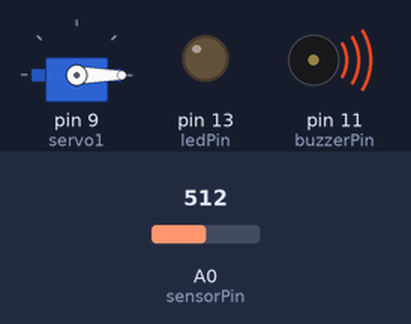
A sketch run on a simulated Arduino Uno, built with avr-gcc and run on an emulated ATmega328P. Shown: servo, output pins drawn as LEDs (lit = HIGH), buzzer (waves = sounding). Inputs (shaded band) come from the test bench; at power-on: A0 (sensorPin) = 512.

Above: at 1.2 s.
1.3 s: A0 (sensorPin) set to 310
2.8 s: A0 (sensorPin) set to 282
At 4.0 s:
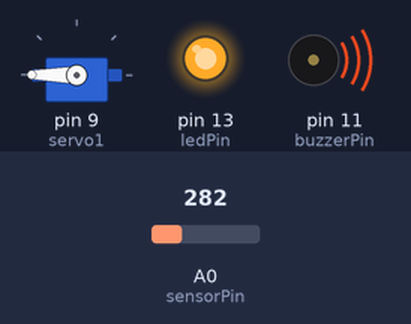
4.3 s: A0 (sensorPin) set to 306
At 5.3 s:
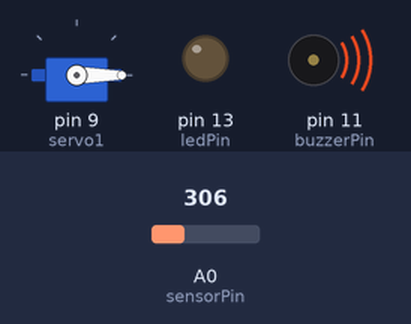
5.8 s: A0 (sensorPin) set to 290
At 6.5 s:
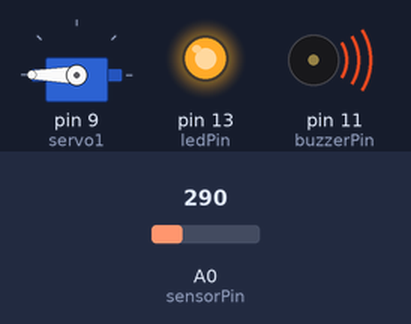
Timing chart, 0 to 8.3 s (numbered marks = the images above; inputs shaded):
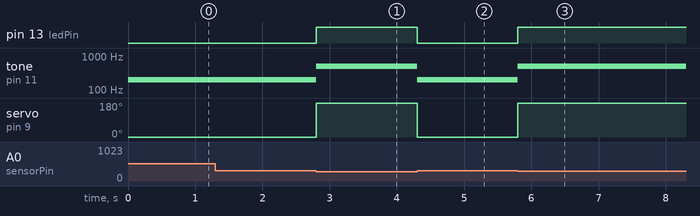

The sketch:

AutonomousGate.ino
```cpp
#include <Servo.h>  // servo library

const int sensorPin = 0;
const int buzzerPin = 11;
const int ledPin = 13;
Servo servo1;

void setup()
{
  servo1.attach(9);
  pinMode(ledPin, OUTPUT);
  pinMode(buzzerPin, OUTPUT);
}

void loop()
{
  int lightLevel;
  lightLevel = analogRead(sensorPin);
  if(lightLevel < 300) {
      openGate();
  } else {
      closeGate();
  }
}

void openGate(){
  //Putar servo 180 derajat
  servo1.write(180);
  //Nyalakan LED
  digitalWrite(ledPin, HIGH);
  //Hidupkan buzzer
  tone(buzzerPin, 500, 500);
  //delay(500);
  //tone(buzzerPin, 0, 500);
  //delay(500);
}

void closeGate(){
  //Putar servo 0 derajat
  servo1.write(0);
  //Matikan LED
  digitalWrite(ledPin, LOW);
  //Hidupkan buzzer
  tone(buzzerPin, 200, 500);
  //delay(500);
  //tone(buzzerPin, 0, 500);
  //delay(500);
}
```

Measured:
- the behaviour switches between 300 and 299 on A0 (sensorPin) (found by bisection; images 0 and 1)
- after the input at 1.3 s, every drawn part: stays the same
- after the input at 2.8 s, pin 13 (ledPin): LOW → HIGH at once; tone on pin 11 (buzzerPin): 200 Hz → 500 Hz at once; servo on pin 9 (servo1): 0° → 180° at once
- after the input at 4.3 s, pin 13 (ledPin): HIGH → LOW at once; tone on pin 11 (buzzerPin): 500 Hz → 200 Hz at once; servo on pin 9 (servo1): 180° → 0° at once
- after the input at 5.8 s, pin 13 (ledPin): LOW → HIGH at once; tone on pin 11 (buzzerPin): 200 Hz → 500 Hz at once; servo on pin 9 (servo1): 0° → 180° at once
